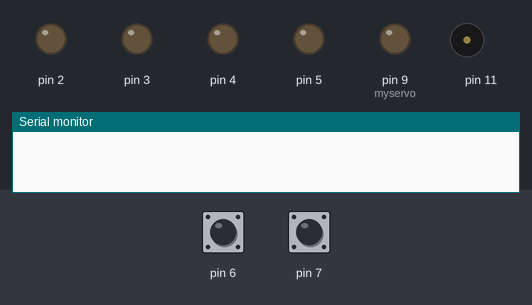
The sketch below on a simulated Arduino Uno, built with avr-gcc and run on an emulated ATmega328P. Shown: output pins drawn as LEDs (lit = HIGH), buzzer (waves = sounding), the last lines printed to the serial monitor. Dashed ring = blinking. Inputs (shaded band) come from the test bench; at power-on: pin 6 HIGH, pin 7 HIGH.

Above: at 1.2 s.
1.3 s: pin 6 pulled LOW for 0.15 s
At 2.5 s:
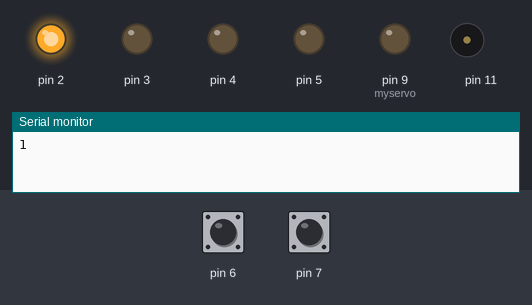
2.9 s: pin 7 pulled LOW for 0.15 s
At 3.7 s:
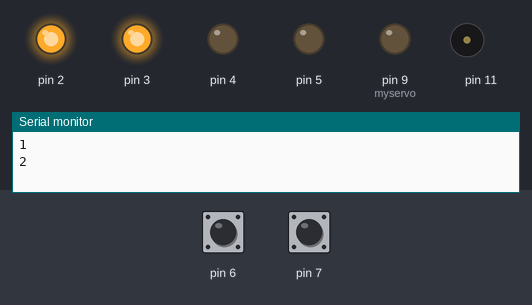
4.5 s: pin 6 pulled LOW for 1 s
At 5.0 s:
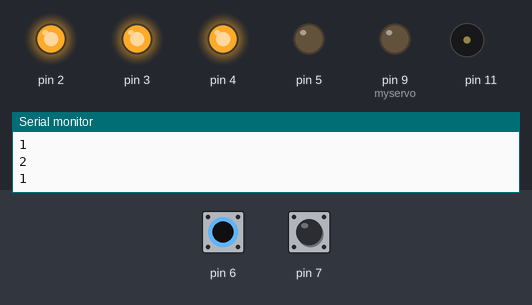
7.0 s: pin 7 pulled LOW for 1 s
At 7.1 s:
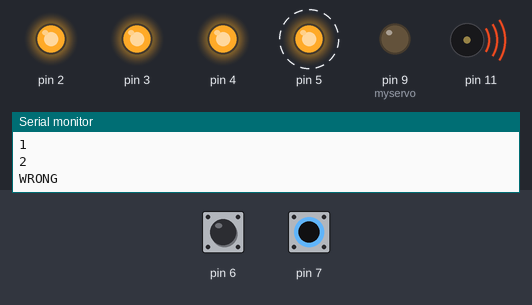
9.5 s: pin 6 pulled LOW for 3.2 s
At 10.0 s:
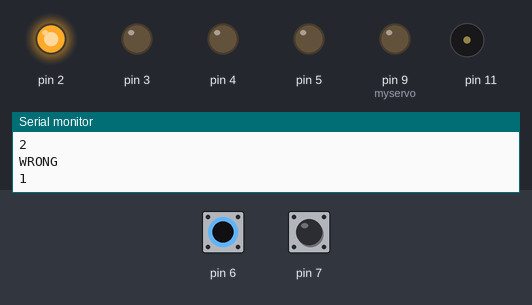
14.2 s: pin 7 pulled LOW for 3.2 s
At 14.7 s:
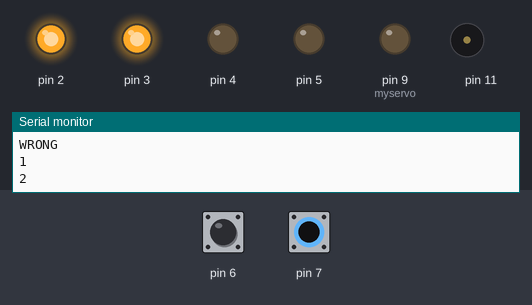
Timing chart, 0 to 17.2 s (numbered marks = the images above; inputs shaded):
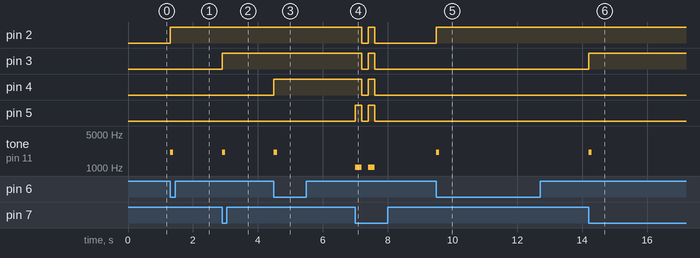

The sketch:

src.ino
```cpp
#include "buttons.h"
#include "leds.h"
#include "code_manipul.h"
#include "beeper.h"
#include "SoftServo.h"
#include "pitches.h"

constexpr char CODE[4] {'1', '3', '5', '4'};
constexpr int ALARM_INPUT_DELAY {15 * 1000}; //нужное количество секунд * 1 секунда в микросекундах

//кнопка - какой контакт + за ввод какого символа отвечает
BUTTON Button1(6, '1');
BUTTON Button2(7, '2');
BUTTON Button3(8, '3');
BUTTON Button4(10, '4');
BUTTON Button5(12, '5');

//светодиоды
LED LED1(2);
LED LED2(3);
LED LED3(4);
LED LED4(5);

//бипер
Beeper Beeper1(11);

// переменные сигнализации. Да, глобальная, но иначе в loop она будет сбрасываться
int alarmStatus = 0; // статус
int alarmAttempts = 3; // сколько попыток осталось

SoftServo myservo;

void setup() {

  Button1.init();
  Button2.init();
  Button3.init();
  Button4.init();
  Button5.init();

  LED1.init();
  LED2.init();
  LED3.init();
  LED4.init();

  Beeper1.init();

  myservo.attach(9);

  myservo.delayMode(); // сервопривод в режиме задержек, в asyncMode работа может быть нестабильной


  Serial.begin(115200);
}

void loop() {


  char inputCode[4] = {};
  myservo.setDegree(180);

  // Ардуино будет ожидать, когда пользователь нажмёт ЧТО-ТО из кнопок
  // нужен механизм, отслеживающий конкретную кнопку
  // с превентивным механизмом, чтобы предыдущий ввод случайно не засчитался (сделано)

  // Массив объектов класса светодиодов, чтобы их поочередно включать
  const int nLeds = 4; //сколько светодиодов используется. Для удобства
  LED ledArray[nLeds] = {LED1, LED2, LED3, LED4};

  // Массив объектов класса кнопок, чтобы их передать в методы code_manipul.h
  const int nButtons = 5; //сколько кнопок используется. Для удобства
  BUTTON buttonArray[nButtons] = {Button1, Button2, Button3, Button4, Button5};

  // Включение звуковой сигнализации, если она сработала
  if (alarmStatus == 1) {
      Beeper1.alarmPlay();
      delay(ALARM_INPUT_DELAY);
  }

  // Набор кода

  for (int i = 0; i < 4; i++) {
    inputCode[i] = codeCharSelect(buttonArray, 5);
    ledArray[i].on();
    Beeper1.playForMs(NOTE_C7, 100, alarmStatus);
  }


  if (codeVerify(CODE, inputCode, 4) == 1) {

    // СЦЕНАРИЙ, ЕСЛИ КОД ВВЕДЁН ПРАВИЛЬНО


    // сброс попыток до трёх обратно
    alarmAttempts = 3;
    // сброс сигнализации
    alarmStatus = 0;

    Beeper1.silence(alarmStatus);

    Serial.println("Right!!");

    myservo.setDegree(90); //отпирание

    everyLED_On(ledArray, nLeds);
    Beeper1.play(NOTE_F7, alarmStatus);
    delay(200);
    Beeper1.silence(alarmStatus);


    //ожидание нажатия любой кнопки для закрытия
    int awaitingInput1 = awaitForInput(buttonArray, 5);
    Beeper1.playForMs(NOTE_A6, 200, alarmStatus);

    //запирание
    myservo.setDegree(180);
    everyLED_Off(ledArray, nLeds);
    //запирание закончилось

  }
  else {

    // СЦЕНАРИЙ, ЕСЛИ КОД БЫЛ ВВЕДЁН НЕВЕРНО


    Serial.println("WRONG");
    for (int i = 0; i < 2; i++) {
      everyLED_On(ledArray, nLeds);
      Beeper1.play(NOTE_C6, alarmStatus);
      delay(200);

      everyLED_Off(ledArray, nLeds);
      Beeper1.silence(alarmStatus);
      delay(200);
    }

    // Вычитает попытку
    alarmAttempts -= 1;

    // Проверяет, если попытки кончились. В случае, если "да", то включает сигнализацию.
    if (alarmAttempts <= 0) {
      alarmStatus = 1;
    }


  }


}
```

SoftServo.h
```cpp
// (licence header left out)
#include <Arduino.h>

class SoftServo {
public:
    // подключить с указанием мин и макс импульса
    void attach(int pin, int min = 500, int max = 2400) {
        _pin = pin;
        pinMode(_pin, OUTPUT);
        _attached = true;
        _min = min;
        _max = max;
        _tmr50 = millis();
        _tmrUs = micros();
        _flag = 0;
    }

    // отключить
    void detach() {
        _attached = false;
    }

    // переключить в асинхронный режим
    void asyncMode() {
        _mode = true;
    }

    // переключить в режим задержки (по умолч)
    void delayMode() {
        _mode = false;
    }

    // тикер, вызывать как можно чаще
    // в асинхронном режиме вернёт true во время отработки импульса
    bool tick() {
        if (_attached && millis() - _tmr50 >= 20) {
            if (_mode) {
                if (!_flag) {
                    _tmrUs = micros();
                    _flag = 1;
                    fastWrite(_pin, 1);
                } else {
                    if (micros() - _tmrUs >= _us) {
                        fastWrite(_pin, 0);
                        _flag = 0;
                        _tmr50 = millis();
                    } else return true;
                }
            } else {
                _tmr50 = millis();
                fastWrite(_pin, 1);
                delayMicroseconds(_us);
                fastWrite(_pin, 0);
            }
        }
        return false;
    }

    // поставить на угол
    void write(int value) {
        if (value < 200) value = map(value, 0, 180, _min, _max);
        writeMicroseconds(value);
    }

    // поставить на импульс
    void writeMicroseconds(int us) {
        _us = us;
    }

    // вернуть текущий угол
    int read() {
        return map(_us, _min, _max, 0, 180);
    }

    // вернуть текущий импульс
    int readMicroseconds() {
        return _us;
    }

    // true если серво подключена
    bool attached() {
        return _attached;
    }

    // добавления от студентов группы 233 - "человеческие" методы для общения с сервоприводом
    void setDegree (int deg){

        write(deg);
        tick(); // проверяет какое значение угла было занесено в условный буфер и ставит на него сервопривод
    }
    // на этом добавления закончились

private:
    void fastWrite(const uint8_t pin, bool val) {

        digitalWrite(pin, val);

    }
    uint8_t _pin = 255;
    int _us = 700, _min, _max;
    bool _attached = 0, _mode = 0, _flag = 0;
    uint32_t _tmr50, _tmrUs;
};
```

beeper.h
```cpp
class Beeper {
    public:
        Beeper(int pin_C) {
            pin = pin_C;
        }

        Beeper() = delete;

        void init() {
            pinMode(pin, OUTPUT);
        }

        // Пояснение - int Alarmed нужна, чтобы звук бипера не прерывал сигнализацию.
        // Конечно, никто не мешает поставить отдельный бипер под это дело,
        // но вдруг конструкционные особенности не позволят.
        void silence(int Alarmed) {
            if (Alarmed == 0) {
                noTone(pin);
            }
        }

        void play(int Hertz, int Alarmed) {
            // используем без третьего параметра, ибо это пригодится ещё
            // (третий параметр позволяет использовать tone без прерывания выполнения программы)
            if (Alarmed == 0) {
                tone(pin, Hertz);
            }
            else {};
        }

        void playForMs(int Hertz, int ms, int Alarmed) {
            // тут уже с третьим параметром
            if (Alarmed == 0) {
                tone(pin, Hertz, ms);
            }
            else {};
        }

        void alarmPlay() {
                tone(pin, 3136, 86400000);
        }


    private:
        int pin;

};
```

buttons.h
```cpp
class BUTTON {
    public:
        BUTTON (int pin_C, char symbol_C) {
            pin = pin_C;
            symbol = symbol_C;
        }

        BUTTON() = delete; //чтобы память не занимал

        void init() {
            pinMode(pin, INPUT_PULLUP);
        }

        char getSymbol() {
            return symbol;
        }

        int getPin() {
            return pin;
        }

    private:
        int pin;
        char symbol;

};

int awaitForInput(BUTTON *butArray, unsigned int size) {

    int fixedPin = 123456; // невозможное число контакта, переменная для фиксации нажатого контакта
    int fixedArrayVal = 123456; // служебная переменная для передачи порядка контакта в массиве


    int awaitQuit = 0; // переменная для выхода из ожидания
    int preventRepeat = 0; // переменная для предотвращения (превентирования?) повторного засчитываения


    while (awaitQuit != 1) {

        for (int i = 0; i < size; i++) {

            if (digitalRead(butArray[i].getPin()) == 1) {
                fixedArrayVal = i;
                fixedPin = butArray[i].getPin();
                awaitQuit = 1;
                break;

            }


        }
        delay(50);

    }

    delay(50);

    // а вот и превентивный механизм
    // нажатие засчитается ПОСЛЕ отжатой кнопки
    while (preventRepeat != 1) {
        if (digitalRead(fixedPin) == 0) {
            preventRepeat = 1;
        }
    }


    return fixedArrayVal;
}

//смотрит какой символ отдать в зависимости от нажатой кнопки
char codeCharSelect(BUTTON *butArray, int size) {

   char selected = butArray[awaitForInput(butArray, size)].getSymbol();
   Serial.println(selected);

   return selected;
}
```

code_manipul.h
```cpp
//сверяет последовательность цифр заданной с той, что была введена пользователем
int codeVerify(const char trueCode[], char codeToBeChecked[], int codeSize) {
    int passValue = 1;

    for (int i = 0; i < codeSize; i++) {
        if (trueCode[i] != codeToBeChecked[i]) {
            passValue = 0;
        }
    }

    return passValue;

}
```

leds.h
```cpp
class LED {
    public:
        LED(int pin_C) {
            pin = pin_C;
        }

        LED() = delete;

        void init() {
            pinMode(pin, OUTPUT);
        }

        void on() {
            digitalWrite(pin, HIGH);
        }

        void off() {
            digitalWrite(pin, LOW);
        }

    private:
        int pin;
};

void everyLED_On (LED* LEDarray, int numLED) {
    for (int i = 0; i < numLED; i++) {
        LEDarray[i].on();
    }
}

void everyLED_Off (LED* LEDarray, int numLED) {
    for (int i = 0; i < numLED; i++) {
        LEDarray[i].off();
    }
}
```

pitches.h
```cpp
/*************************************************


 * Public Constants
    ноты для бипера, вязто с примера от самих Ардуино

 *************************************************/


#define NOTE_B0  31

#define NOTE_C1  33

#define NOTE_CS1 35

#define NOTE_D1  37

#define NOTE_DS1 39

#define NOTE_E1  41

#define NOTE_F1  44

#define NOTE_FS1 46

#define NOTE_G1  49

#define NOTE_GS1 52

#define NOTE_A1  55

#define NOTE_AS1 58

#define NOTE_B1  62

#define NOTE_C2  65

#define NOTE_CS2 69

#define NOTE_D2  73

#define NOTE_DS2 78

#define NOTE_E2  82

#define NOTE_F2  87

#define NOTE_FS2 93

#define NOTE_G2  98

#define NOTE_GS2 104

#define NOTE_A2  110

#define NOTE_AS2 117

#define NOTE_B2  123

#define NOTE_C3  131

#define NOTE_CS3 139

#define NOTE_D3  147

#define NOTE_DS3 156

#define NOTE_E3  165

#define NOTE_F3  175

#define NOTE_FS3 185

#define NOTE_G3  196

#define NOTE_GS3 208

#define NOTE_A3  220

#define NOTE_AS3 233

#define NOTE_B3  247

#define NOTE_C4  262

#define NOTE_CS4 277

#define NOTE_D4  294

#define NOTE_DS4 311

#define NOTE_E4  330

#define NOTE_F4  349

#define NOTE_FS4 370

#define NOTE_G4  392

#define NOTE_GS4 415

#define NOTE_A4  440

#define NOTE_AS4 466

#define NOTE_B4  494

#define NOTE_C5  523

#define NOTE_CS5 554

#define NOTE_D5  587

#define NOTE_DS5 622

#define NOTE_E5  659

#define NOTE_F5  698

#define NOTE_FS5 740

#define NOTE_G5  784

#define NOTE_GS5 831

#define NOTE_A5  880

#define NOTE_AS5 932

#define NOTE_B5  988

#define NOTE_C6  1047

#define NOTE_CS6 1109

#define NOTE_D6  1175

#define NOTE_DS6 1245

#define NOTE_E6  1319

#define NOTE_F6  1397

#define NOTE_FS6 1480

#define NOTE_G6  1568

#define NOTE_GS6 1661

#define NOTE_A6  1760

#define NOTE_AS6 1865

#define NOTE_B6  1976

#define NOTE_C7  2093

#define NOTE_CS7 2217

#define NOTE_D7  2349

#define NOTE_DS7 2489

#define NOTE_E7  2637

#define NOTE_F7  2794

#define NOTE_FS7 2960

#define NOTE_G7  3136

#define NOTE_GS7 3322

#define NOTE_A7  3520

#define NOTE_AS7 3729

#define NOTE_B7  3951

#define NOTE_C8  4186

#define NOTE_CS8 4435

#define NOTE_D8  4699

#define NOTE_DS8 4978

#define REST 0
```

Measured:
- after the input at 1.3 s, pin 2: LOW → HIGH at once; tone on pin 11: silent → 2093 Hz at once, → silent 0.10 s later
- after the input at 2.9 s, pin 3: LOW → HIGH at once; tone on pin 11: silent → 2093 Hz at once, → silent 0.10 s later
- after the input at 4.5 s, pin 4: LOW → HIGH at once; tone on pin 11: silent → 2093 Hz at once, → silent 0.10 s later
- after the input at 7.0 s, pin 2–4: HIGH → LOW after 0.20 s, → HIGH 0.20 s later, → LOW 0.20 s later; pin 5: alternates HIGH for 0.20 s and LOW for 0.20 s, 4 changes in all, then stays LOW, starting at once; tone on pin 11: alternates 1047 Hz for 0.20 s and silent for 0.20 s, 4 changes in all, then stays silent, starting at once
- after the input at 9.5 s, pin 2: LOW → HIGH at once; tone on pin 11: silent → 2093 Hz at once, → silent 0.10 s later
- after the input at 14.2 s, pin 3: LOW → HIGH at once; tone on pin 11: silent → 2093 Hz at once, → silent 0.10 s later
